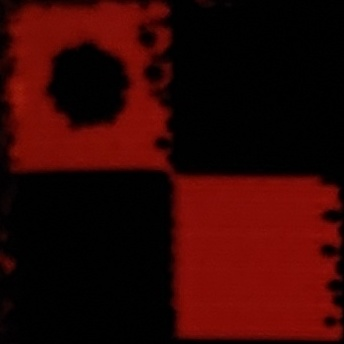
#> input picture alignment_templates/alignment_A.jpg, 344 x 344 px, found by its file name
$ python colorimetric_detect_jpg.py
#> lines starting #> are read from the running program, lines starting #| are printed output that depends on the picture
### helper_functions.py
import cv2
import numpy as np
import math
import copy


def cropImage(cropMe, y_min, y_max, x_min, x_max):
    '''
    This function simply crops the image that we are working with into the specified
    dimensions that we have hard coded: 2540 x 2400 -> width x height

    cropMe[1200:3600, 560:3100]

    :param cropMe: image to be cropped
    :param y_min: lower y bound (actually the top of the image, because Y axis is reversed)
    :param y_max: upper y bound (actually the bottom of the image, because Y axis is reversed)
    :param x_min: lower x bound
    :param x_max: upper x bound

    :return:
     params of return statement are in [Y, X] cropping ranges
    '''

    return cropMe[y_min:y_max, x_min:x_max]


# [133 lines left out: functions shiftBy, findScaleFactor, rotateAndScale, findAngle, not called in this run]


def alignImage(image, image_name, correct_distance_from_A_to_B, correct_alignmarker_A_coordinates, template_dictionary):
    '''
    This function combines the shiftBy function and the rotateImage function into one.
    Essentially places our image on our predetermined grid. First it rotates the image (using avg angle between A-B & C-D),
    and then it finds the new coordinates for Alignment Marker A. Using these new coordinates,
    it shifts the entire image such that the new Alignment Marker A coordinates are in the spot we want them to be.

    FOR THIS SETUP, WE WANT ALIGNMENT MARKER A TO BE ON correct COORDINATES
    For example, in tiff image version, we want alignment marker A at: -> (591, 528)
    This value is a constant up top named ALIGNMENT_MARKER_A_MAP_LOCATION^

    :param image: image to be aligned

    :param image_name: this is the name of the image, for example: an example image name might be -> myimage.tif
        We use this just to print out which image was bad if a image is rotated more than
        the threshold specified below(typically 45 degrees)

    :param correct_distance_from_A_to_B: This is what the distance SHOULD be between A & B.
        We use this to find the scaling factor in order to improve our accuracy and reliability.

    :param correct_alignmarker_A_coordinates: This is where Alignment marker A SHOULD be.
        We use this in order to know how much to shift the image by
        THis should be in the format of (x, y)

    :param template_dictionary: This is the dictionary that basically translates which alignment marker we are
     trying to match with its file name in our local repository.
     An example template dictionary might be as shown below:

     template_dictionary = {
        'template_A': 'alignment_A.tif',
        'template_B': 'alignment_B.tif',
        'template_C': 'alignment_C.tif',
        'template_D': 'alignment_D.tif'
    }

    :return: shifted and rotated image
    '''


    ############## Preparing to rotate and scale the image
    alignA = matchTemplate(image, template_dictionary, "template_A")
    alignB = matchTemplate(image, template_dictionary, "template_B")
    alignC = matchTemplate(image, template_dictionary, "template_C")
    alignD = matchTemplate(image, template_dictionary, "template_D")

    angle1 = findAngle(alignA, alignB)
    angle2 = findAngle(alignC, alignD)
    avg_angle = (angle1 + angle2)/2

    scaleFactor1 = findScaleFactor(alignA, alignB, correct_distance_from_A_to_B)
    scaleFactor2 = findScaleFactor(alignC, alignD, correct_distance_from_A_to_B)
    avg_scale_factor = (scaleFactor1 + scaleFactor2)/2
    #print(avg_scale_factor)


    ############## Basically used as a threshold, given that the test is inserted correctly,
    # it should never be larger than 45 degrees
    if abs(avg_angle) > 45:
        print(image_name + ' is a bad image, it was rotated ' + str(avg_angle) + ' degrees, unexpected amount')


    ########### Actually rotates image
    rotated_image = rotateAndScale(image, avg_scale_factor, avg_angle)


    ############### Shifts the image
    new_alignA = matchTemplate(rotated_image, template_dictionary, "template_A")
    alignAX = new_alignA[0]
    alignAY = new_alignA[1]
    shiftBy_x = correct_alignmarker_A_coordinates[0] - alignAX
    shiftBy_y = correct_alignmarker_A_coordinates[1] - alignAY

    shifted_and_rotated = shiftBy(shiftBy_x, shiftBy_y, rotated_image)


    return shifted_and_rotated


def matchTemplate(image, template_dictionary, template):
    '''
    This function finds the alignment markers which our program uses to correctly orient the image to our grid
    If we changed our template to another value(added new template, modified old one, etc), we would simply add the
    option to our dictionary and then add the image to our alignment_templates directory.

    This function partitions the image into two sections: the right side and the left side
    This is in order to not confuse the templates (mainly due to the fact that alignment marker B & C are identical)

    :param image: image to match template to
    :param template: input option to determine the template to use
    :return:
    '''


    if template == 'template_A' or template == 'template_C':
        partition = 'A'
    else:
        partition = 'B'


    # Reads the template image from the alignment_templates directory
    template = cv2.imread('alignment_templates/' + template_dictionary[template], cv2.IMREAD_GRAYSCALE)
    gray_image = cv2.cvtColor(image, cv2.COLOR_BGR2GRAY)


    ######### Partitioning of image
    gray_width, gray_height = gray_image.shape[::-1]
    gray_half_width = gray_width//2 #Note the double '/' for making sure our result is an integer

    if partition == 'B':
        # We are going to look at the right partition
        gray_image = gray_image[0:gray_height,gray_half_width:gray_width]
    elif partition == 'A':
        # We are going to look at the left partition
        gray_image = gray_image[0:gray_height, 0:gray_half_width]


    ########## Actually completing template match
    w,h = template.shape[::-1]
    result = cv2.matchTemplate(gray_image, template, cv2.TM_CCOEFF_NORMED)


    ##########This section calculates the midpoint of the square that the template matched to
    min_val, max_val, min_loc, max_loc = cv2.minMaxLoc(result)
    top_left = max_loc
    bottom_right = (top_left[0] + w, top_left[1] + h)
    deltaX = bottom_right[0] - top_left[0]
    deltaY = bottom_right[1] - top_left[1]
    midXPoint = top_left[0] + deltaX//2
    midYPoint = top_left[1] + deltaY//2


    #We run this if we were looking at the right side of the image
    #This is because the midpoint for X would be relative to the cropped image we fed into the template matcher
    # However, we have to add 1225 (or whatever half the width of gray_image is) back to get the
    # x value with respect to the entire image
    if partition == 'B':
        midXPoint = midXPoint + gray_half_width

    return (midXPoint, midYPoint)


# [128 lines left out: functions create_circular_mask, findAverageLightIntensity, drawCirclesAndLabels, makeEven, best_guess_boundaries, not called in this run]

### colorimetric_detect_jpg.py
'''
HOW THIS PROGRAM WORKS ON A HIGH LEVEL:
1. First it crops the image to our specified dimensions, to which right now it is set to 2540x2400 -> width x height
2. Then it uses template matching in order to find the top two alignment markers, and using the points
of the alignment markers, it rotates the image and scales the image if found necessary.
3. Then it shifts the image to where the first alignment marker, Alignment Marker A, is at the spot we
need it to be now that the image is upright and oriented correctly. In our case, we want that alignment
marker A to be at the point (591, 528). Once the image is aligned, we then know where the other points are
because of the predefined grid that we made.
4. Once the image is aligned, we make a mask for each individual circle, and multiply (element-wise) it by the original
image to create a new image that outside of the mask, it is completely black (matrix value of 0) We calculate
the average light intensity by taking the sum of the image value (inside the mask, the values will remain
their original values) divided by the sum of the mask
(this is essentially just the area of the circle because inside the mask,
there are only 1's and outside it there are only 0's)
5. We repeat this process for every image in the directory the user specifies, which houses all
 our images that need analysis. As long as our directory specified is inside the datasets directory,
 it will work as expected


 VERY IMPORTANT NOTE: to change the map we have, and make
 the program still work, the only things that should be changed should be one of the following:

    1. pointMap
    2. template_dictionary
    3. MASK_RADIUS
    4. YMIN_BOUND
    5. YMAX_BOUND
    6. XMIN_BOUND
    7. XMAX_BOUND

By changing these values, we should be able to make our code work with any changes that we want to make.
i.e. If you have a new image that you have to change the cropping to (maybe bc image is way larger or smaller)
    or you want to change the map, changing the values described above should be the only changes
    you make in order to make program still work

However, if you change the image type (e.g. from tiff to jpg) you will need to
change the code in the functions below

There might be other corner cases where you have to change the code in the functions, but generally,
you should be able to change just these constants

'''

import cv2
import numpy as np
import csv
from helper_functions import create_circular_mask, \
    findAverageLightIntensity, \
    drawCirclesAndLabels, \
    cropImage,\
    alignImage, \
    best_guess_boundaries

#This is for reading the images that are in the fluorescent/ directory
from os import listdir, mkdir
from os.path import isfile, join, isdir

ACOORD = (1012, 1112)
BCOORD = (2340, 1112)
CCOORD = (1012, 2442)
DCOORD = (2340, 2442)


#### THIS PART IS ESSENTIAL, THIS IS OUR SPOT MAP THAT OUR ENTIRE PROGRAM IS BASED ON
pointMap = {
    'A': (1012, 1112),
    'B': (2340, 1112),
    'C': (1012, 2442),
    'D': (2340, 2442),
    '1': (1515, 1280),
    '2': (1840, 1280),
    '3': (1185, 1610),
    '4': (1515, 1610),
    '5': (1840, 1610),
    '6': (2170, 1610),
    '7': (1185, 1935),
    '8': (1515, 1935),
    '9': (1840, 1935),
    '10': (2170, 1935),
    '11': (1515, 2265),
    '12': (1840, 2265)
}

#Note: if you change this, only change the file name of
# the template, dont change the keys of this dictionary
# e.g. Do not change 'template_A'
template_dictionary = {
    'template_A': 'alignment_A_color.jpg',
    'template_B': 'alignment_B_color.jpg',
    'template_C': 'alignment_C_color.jpg',
    'template_D': 'alignment_D_color.jpg'
}


# CONSTANTS
MASK_RADIUS = 65
ALIGNMENT_MARKER_A_MAP_LOCATION = pointMap['A']
ALIGNMENT_MARKER_B_MAP_LOCATION = pointMap['B']
DISTANCE_FROM_A_TO_B = ALIGNMENT_MARKER_B_MAP_LOCATION[0] - ALIGNMENT_MARKER_A_MAP_LOCATION[0]

#CROP IMAGE DIMENSIONS CONSTANTS
YMIN_BOUND = 942
YMAX_BOUND = 3777
XMIN_BOUND = 416
XMAX_BOUND = 3236


def findAllCircleAveragesFor(imagePath, image_name, displayCirclesBool):
    '''
    :param imagePath: the image path for the image that we are going to find all the averages for
    :param image_name: This is the name of the image that we are going to find all the averages for
    :param displayCirclesBool: Determines if the images will be displayed on the screen, or saved to a file

        True: The images will be output to the screen

        False: The images will be saved to a directory named "processed" inside
        the directory the user specified at the beginning


    :return:
    '''


    ##### This output array will be returned and will be a row in the csv file
    output = []
    output.append(image_name)


    #### Crops image and aligns it to our grid
    full_image_path = imagePath + image_name
    image = cv2.imread(full_image_path)
    image = cropImage(image, YMIN_BOUND, YMAX_BOUND, XMIN_BOUND, XMAX_BOUND)
    aligned_image = alignImage(image, image_name, DISTANCE_FROM_A_TO_B, ALIGNMENT_MARKER_A_MAP_LOCATION, template_dictionary)

    ##So that we can create a new image name with _processed appended to it
    image_name = image_name.split('.')[0]


    #### Either displays the result images on the screen or saves them to directory inside calling directory
    if displayCirclesBool == True:
        labeled_image = drawCirclesAndLabels(aligned_image, pointMap, MASK_RADIUS)
        cv2.imshow("Labeled Circles for " + image_name, labeled_image)

    else:
        labeled_image = drawCirclesAndLabels(aligned_image, pointMap, MASK_RADIUS)
        if not isdir(imagePath + 'processed/'):
            mkdir(imagePath + 'processed/')
        cv2.imwrite(imagePath + 'processed/' + image_name + '_processed.jpg', labeled_image)


    ## Grayscale the image to begin masking process
    #aligned_image = cv2.cvtColor(aligned_image, cv2.COLOR_BGR2GRAY)
    aligned_image = aligned_image[:, :, 1] #Green channel for colorimetric
    cv2.imshow("Test", aligned_image)
    cv2.imwrite("greenchannel.jpg", aligned_image)
    h, w = aligned_image.shape[:2]

    for key, value in pointMap.items():

        #We do not need to print the average intensity for the alignment markers
        if key not in ['A', 'B', 'C', 'D']:

            radius_of_mask = MASK_RADIUS
            centerPoint = value
            mask = create_circular_mask(h, w, centerPoint, radius_of_mask)
            maskedImage = np.multiply(aligned_image, mask)

            averageIntensity = findAverageLightIntensity(maskedImage, mask)
            output.append(averageIntensity)


    #Prints the path for the image that was just processed
    print("Finished Processing: " + full_image_path)

    return output


def averagesOfAllImages(displayCirclesBool = False):
    '''

    This function simply runs the findAllCircleAveragesFor every image in our list.

    The list is compiled by first prompting the user for the name of the directory they would like to run a test on.
    It then finds all the tif images inside of that directory and adds them to the list.

    NOTE: THE REPOSITORY THE USER ENTERS MUST BE INSIDE 'datasets' DIRECTORY.

    For each image, once it receives the intensity of each spot, it takes the information
    and writes it to a csv file inside of the user-specified directory.

    E.g. Say that we have a directory named 'tiff-conv1' inside the 'datasets' directory
        Once the processing is done, inside 'datasets/tiff-conv1' there will be a csv file named 'tiff-conv1.csv'
        containing all the informatino that we found


    :param displayCirclesBool:
    :return:
    '''


    #### User specified test directory
    test_directory_name = input('Enter directory to test(must be inside of datasets directory, do not include path in name): ')
    if test_directory_name[-1] != '/':
        test_directory_name += '/'
    test_directory_path= 'datasets/' + test_directory_name


    ##Asserting that the directory input by user is valid and has images ending with .tif inside of it
    assert(isdir(test_directory_path)), "Error: Invalid directory"
    imageList = [f for f in listdir(test_directory_path) if (isfile(join(test_directory_path, f))) and (f.endswith('.jpg') or f.endswith('.jpeg'))]
    assert (len(imageList) > 0), "Error: No jpg/jpeg images in this directory, please check the directory"


    imageList = sorted(imageList)
    print(str(len(imageList)) + ' images imported...')

    #testImage[:, :, 1]

    ##### Writes data acquired from list to our csv file
    i = 0
    matrix = np.ones(13)
    for image in imageList:
        if i == 0:
            matrix = [findAllCircleAveragesFor(test_directory_path, image, displayCirclesBool)]
            i += 1
            continue
        matrix = np.vstack([matrix,findAllCircleAveragesFor(test_directory_path, image, displayCirclesBool)])
        i += 1
    if not isdir(test_directory_path + 'csv/'):
        mkdir(test_directory_path + 'csv/')
    with open(test_directory_path + 'csv/' + test_directory_name[:-1] + '.csv', 'w+', newline='') as f:
        #matrix = np.vstack([matrix, np.ones(13)])
        writer = csv.writer(f, delimiter = ',')
        writer.writerows(matrix)


def main():

    #Change to true to display images with circles drawn on
    averagesOfAllImages(False)
#> the answer given: alignment_templates
#> in findAllCircleAveragesFor, image is the input picture: shape (344, 344, 3); mean B, G, R 2.9, 5, 49.6
#> in findAllCircleAveragesFor, `image = cropImage(image, YMIN_BOUND, YMAX_BOUND, XMIN_BOUND, XMAX_BOUND)`: image = empty array
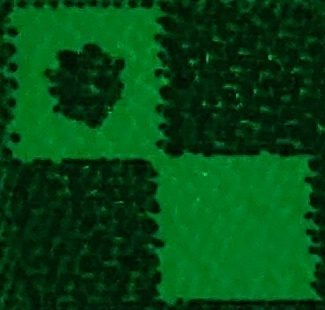
#> input picture alignment_templates/alignment_A_color.jpg, 325 x 310 px
#> in matchTemplate, `template = cv2.imread('alignment_templates/' + template_dictionary[tem..`:
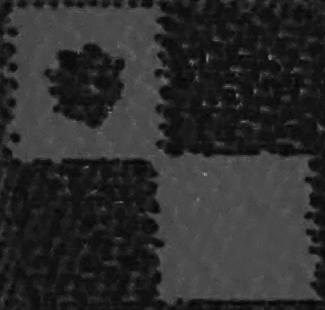
#> template: shape (310, 325); min 5, max 146, mean 44.5

    #best_guess_boundaries("jpegcolor/20200526_183129.jpg", template_dictionary)
    cv2.waitKey(0)
    cv2.destroyAllWindows()

if __name__ == '__main__':
#> (the run stopped early here; a loop or call above may not have finished)
